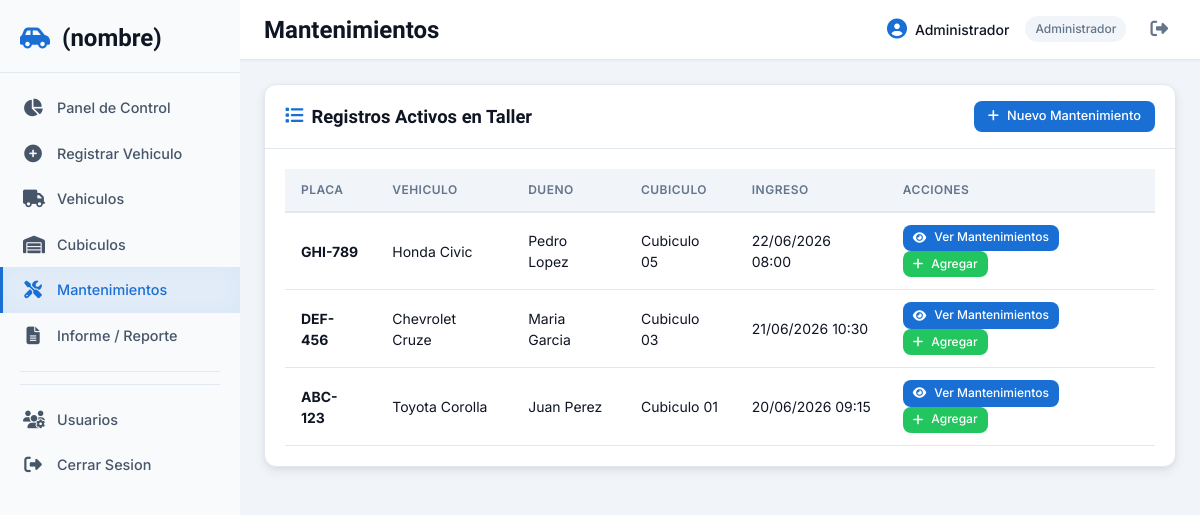
The page /mantenimientos/lista.php (signed in) on the database its author committed.
### tables this page shows
CREATE TABLE IF NOT EXISTS registros_entrada (
    id              INT UNSIGNED AUTO_INCREMENT PRIMARY KEY,
    vehiculo_id     INT UNSIGNED NOT NULL,
    cubiculo_id     INT UNSIGNED NOT NULL,
    usuario_id      INT UNSIGNED NOT NULL,
    fecha_entrada   DATETIME NOT NULL DEFAULT CURRENT_TIMESTAMP,
    fecha_salida    DATETIME,
    estado          ENUM('activo','completado','cancelado') NOT NULL DEFAULT 'activo',
    observaciones   TEXT,
    FOREIGN KEY (vehiculo_id)  REFERENCES vehiculos(id) ON UPDATE CASCADE ON DELETE RESTRICT,
    FOREIGN KEY (cubiculo_id)  REFERENCES cubiculos(id) ON UPDATE CASCADE ON DELETE RESTRICT,
    FOREIGN KEY (usuario_id)   REFERENCES usuarios(id) ON UPDATE CASCADE ON DELETE RESTRICT
);

CREATE TABLE IF NOT EXISTS vehiculos (
    id              INT UNSIGNED AUTO_INCREMENT PRIMARY KEY,
    placa           VARCHAR(20) NOT NULL UNIQUE,
    marca           VARCHAR(80) NOT NULL,
    modelo          VARCHAR(80) NOT NULL,
    anio            YEAR NOT NULL,
    color           VARCHAR(40) NOT NULL,
    dueno_nombre    VARCHAR(120) NOT NULL,
    dueno_telefono  VARCHAR(30),
    dueno_email     VARCHAR(150),
    creado_en       TIMESTAMP DEFAULT CURRENT_TIMESTAMP
);

CREATE TABLE IF NOT EXISTS cubiculos (
    id        INT UNSIGNED AUTO_INCREMENT PRIMARY KEY,
    numero    TINYINT UNSIGNED NOT NULL UNIQUE,
    nombre    VARCHAR(50) NOT NULL,
    estado    ENUM('libre','ocupado') NOT NULL DEFAULT 'libre'
);

### clases/Registro.php (called while the page is built, shortened)
<?php
class Registro
{
    public static function listarActivos(): array
    {
        $db = Database::getInstance();
        $stmt = $db->prepare(
            'SELECT r.*, v.placa, v.marca, v.modelo, v.color, v.dueno_nombre,
                    c.nombre AS cubiculo_nombre, c.numero AS cubiculo_numero
             FROM registros_entrada r
             INNER JOIN vehiculos v ON v.id = r.vehiculo_id
             INNER JOIN cubiculos c ON c.id = r.cubiculo_id
             WHERE r.estado = ?
             ORDER BY r.fecha_entrada DESC'
        );
        $stmt->execute(['activo']);
        return $stmt->fetchAll();
    }
}

### mantenimientos/lista.php (the view, shortened to what this page needs)
<?php
$baseUrl = '/DS7-proyect';
require_once __DIR__ . '/../clases/Registro.php';
$registrosActivos = Registro::listarActivos();
$registroSeleccionado = isset($_GET['registro_id']) ? (int)$_GET['registro_id'] : 0;
require_once __DIR__ . '/../vistas/layout/header.php';
require_once __DIR__ . '/../vistas/layout/sidebar.php';
?>
    <main class="contenido-principal">
        <header class="header-superior">
            <h2 class="header-titulo">Mantenimientos</h2>
            <div class="header-usuario">
                <span class="header-usuario-nombre">
                    <i class="fas fa-user-circle"></i>
                    <?php echo htmlspecialchars($_SESSION['nombre']); ?>
                </span>
                <span class="header-usuario-rol">
                    <?php echo $_SESSION['rol'] === 'admin' ? 'Administrador' : 'Mecanico'; ?>
                </span>
                <a href="<?php echo $baseUrl; ?>/logout.php" class="header-logout" title="Cerrar Sesion">
                    <i class="fas fa-right-from-bracket"></i>
                </a>
            </div>
        </header>
        <div class="contenido-interno">
            <div class="card">
                <div class="card-header">
                    <h3><i class="fas fa-list"></i> Registros Activos en Taller</h3>
                    <div class="card-acciones">
                        <a href="<?php echo $baseUrl; ?>/mantenimientos/formulario.php" class="btn btn-primario btn-sm">
                            <i class="fas fa-plus"></i>
                            Nuevo Mantenimiento
                        </a>
                    </div>
                </div>
                <div class="card-body">
                    <?php if (empty($registrosActivos)): ?>
                        <p class="sin-datos">No hay vehiculos actualmente en el taller.</p>
                    <?php else: ?>
                        <div class="tabla-responsive">
                            <table class="tabla">
                                <thead>
                                    <tr>
                                        <th>Placa</th>
                                        <th>Vehiculo</th>
                                        <th>Dueno</th>
                                        <th>Cubiculo</th>
                                        <th>Ingreso</th>
                                        <th>Acciones</th>
                                    </tr>
                                </thead>
                                <tbody>
                                    <?php foreach ($registrosActivos as $reg): ?>
                                        <tr class="<?php echo $registroSeleccionado === (int)$reg['id'] ? 'fila-seleccionada' : ''; ?>">
                                            <td><strong><?php echo htmlspecialchars($reg['placa']); ?></strong></td>
                                            <td><?php echo htmlspecialchars($reg['marca'] . ' ' . $reg['modelo']); ?></td>
                                            <td><?php echo htmlspecialchars($reg['dueno_nombre']); ?></td>
                                            <td><?php echo htmlspecialchars($reg['cubiculo_nombre']); ?></td>
                                            <td><?php echo date('d/m/Y H:i', strtotime($reg['fecha_entrada'])); ?></td>
                                            <td>
                                                <a href="<?php echo $baseUrl; ?>/mantenimientos/lista.php?registro_id=<?php echo $reg['id']; ?>" class="btn btn-primario btn-xs">
                                                    <i class="fas fa-eye"></i> Ver Mantenimientos
                                                </a>
                                                <a href="<?php echo $baseUrl; ?>/mantenimientos/formulario.php?registro_id=<?php echo $reg['id']; ?>" class="btn btn-exito btn-xs">
                                                    <i class="fas fa-plus"></i> Agregar
                                                </a>
                                            </td>
                                        </tr>
                                    <?php endforeach; ?>
                                </tbody>
                            </table>
                        </div>
                    <?php endif; ?>
                </div>
            </div>
        </div>
    </main>
<?php require_once __DIR__ . '/../vistas/layout/footer.php'; ?>

### rows shown on the page
registros_entrada: vehiculo.placa "GHI-789", vehiculo.modelo "Honda Civic", vehiculo.dueno_nombre "Pedro Lopez", cubiculo.nombre "Cubiculo 05", fecha_entrada "22/06/2026 08:00"
registros_entrada: vehiculo.placa "DEF-456", vehiculo.modelo "Chevrolet Cruze", vehiculo.dueno_nombre "Maria Garcia", cubiculo.nombre "Cubiculo 03", fecha_entrada "21/06/2026 10:30"
registros_entrada: vehiculo.placa "ABC-123", vehiculo.modelo "Toyota Corolla", vehiculo.dueno_nombre "Juan Perez", cubiculo.nombre "Cubiculo 01", fecha_entrada "20/06/2026 09:15"

### other values the page prints
$_SESSION['nombre'] "Administrador"
